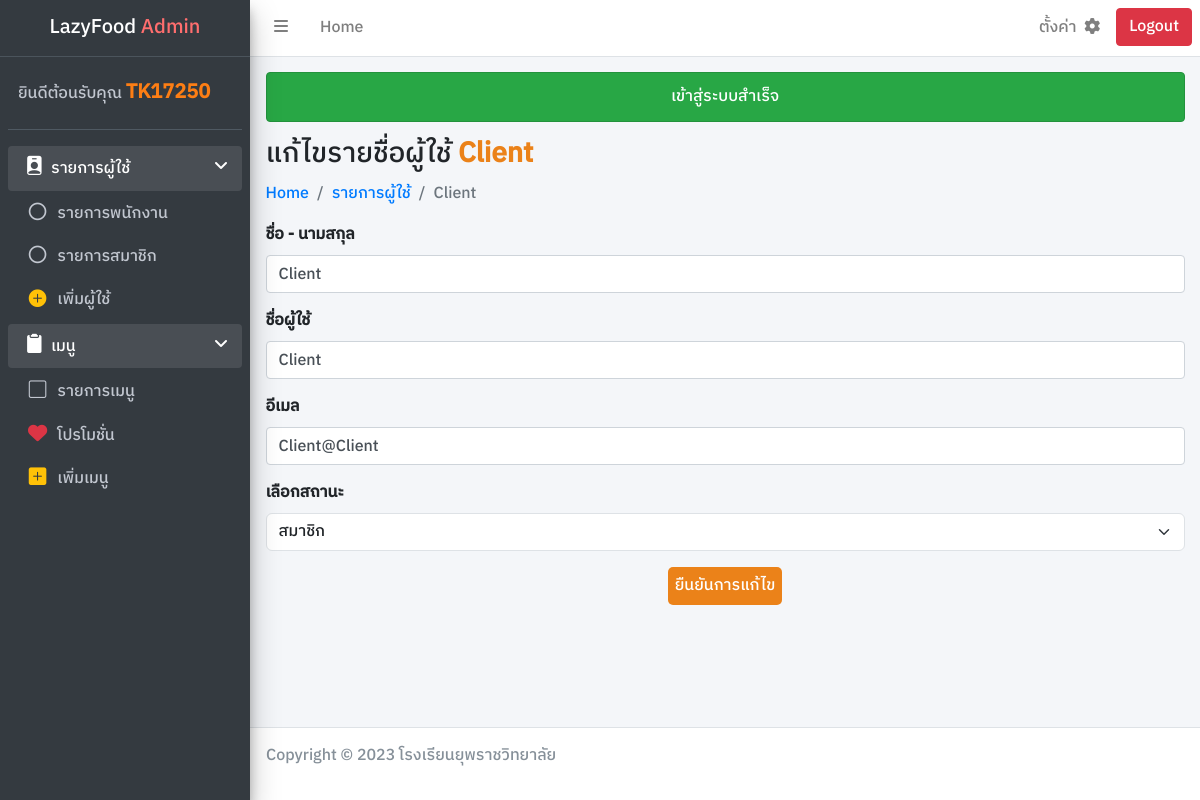
The app's page /admin/editclient.php?userid=35 (signed in) with its own data.
### tables this page shows
CREATE TABLE `User` (
  `u_id` int(11) NOT NULL,
  `u_fname` varchar(255) NOT NULL,
  `u_username` varchar(255) NOT NULL,
  `u_email` varchar(255) NOT NULL,
  `u_pass` varchar(255) NOT NULL,
  `u_rank` varchar(255) NOT NULL
);

### connect/server.php (called while the page is built, shortened)
<?php session_start();
    class DB_conn {
        function __construct() {
            $conn = mysqli_connect(DB_host, DB_user, DB_pass, DB_name);
            $this->dbconn = $conn;
        }
    }

### class/user_db.php (called while the page is built, shortened)
<?php require_once '../connect/server.php';
    class User_DB extends DB_conn {
        public function readuserid($userid) {
            $sql = "SELECT * FROM User WHERE u_id = '$userid'";
            $result = mysqli_query($this->dbconn, $sql);
            return $result;
        }
    }

### admin/editclient.php (the view, shortened to what this page needs)
<?php require_once '../connect/server.php';
require_once '../class/user_db.php';
    $dbuser = new User_DB();
    $userid = $_GET['userid'];
    $readuserid = $dbuser->readuserid($userid);
    $rowuser = mysqli_fetch_assoc($readuserid);
?>
<!DOCTYPE html>
<html lang="en">
<head>
    <link rel="stylesheet" href="../framework/css/bootstrap.min.css">
    <link rel="stylesheet" href="https://cdn.jsdelivr.net/npm/bootstrap-icons@1.11.2/font/bootstrap-icons.min.css">
    <link rel="stylesheet" href="../framework/css/adminlte.min.css">
    <link rel="stylesheet" href="https://cdnjs.cloudflare.com/ajax/libs/font-awesome/6.2.1/css/all.min.css">
    <link rel="stylesheet" href="../dist/css/main.css">
</head>
<body class="wrapper">
    <?php include_once './component/navbar.php'; ?>
    <?php include_once './component/sidebar.php'; ?>
    <div class="content-wrapper">
        <div class="content-header">
            <div class="container-fluid">
                <div>
                    <?php include_once './component/succeed.php' ?>
                </div>
                <div >
                    <h3 class="">แก้ไขรายชื่อผู้ใช้ <a class="fw-bolder color"><?php echo $rowuser['u_username'] ?></a></h3>
                </div>
                <div>
                    <nav aria-label="breadcrumb">
                        <ol class="breadcrumb">
                            <li class="breadcrumb-item"><a href="./adminpage.php">Home</a></li>
                            <li class="breadcrumb-item"><a href="./listclient.php">รายการผู้ใช้</a></li>
                            <li class="breadcrumb-item active" aria-current="page"><?php echo $rowuser['u_username'] ?></li>
                        </ol>
                    </nav>
                </div>
            </div>
        </div>
        <div class="content">
            <div class="container-fluid">
                <div class="row">
                    <div class="col-12">
                        <form action="../process/edituser_db.php" method="post">
                            <div class="mb-3">
                                <label for="fullname" class="form-label">ชื่อ - นามสกุล</label>
                                <input type="text" class="form-control" name="fname" id="fullname" value="<?php echo $rowuser['u_fname'] ?>" autocomplete="off" required>
                            </div>
                            <div class="mb-3">
                                <label for="username" class="form-label">ชื่อผู้ใช้</label>
                                <input type="text" class="form-control" name="username" id="username" value="<?php echo $rowuser['u_username'] ?>" autocomplete="off" required>
                            </div>
                            <div class="mb-3">
                                <label for="email" class="form-label">อีเมล</label>
                                <input type="email" class="form-control" name="email" id="email" value="<?php echo $rowuser['u_email'] ?>" autocomplete="off" required>
                            </div>
                            <div class="mb-3">
                                <label for="rank">เลือกสถานะ</label>
                                <select class="form-select" name="rank" id="rank" required>
                                    <option selected hidden value="<?php echo $rowuser['u_rank']; ?>"><?php echo $rowuser['u_rank']; ?></option>
                                </select>
                            </div>
                            <div class="mb-2">
                                <button type="submit" class="btn-color m-auto d-block" name="edituser">ยืนยันการแก้ไข</button>
                            </div>
                        </form>
                    </div>
                </div>
            </div>
        </div>
    </div>
    <?php include_once './component/footer.php'; ?>
</body>
</html>

### records on screen
user: u_username "Client", fname "Client", username "Client", email "Client@Client", rank "สมาชิก"

### other values on screen
$_SESSION['name'] "TK17250"
$_SESSION['succeed'] "เข้าสู่ระบบสำเร็จ"
